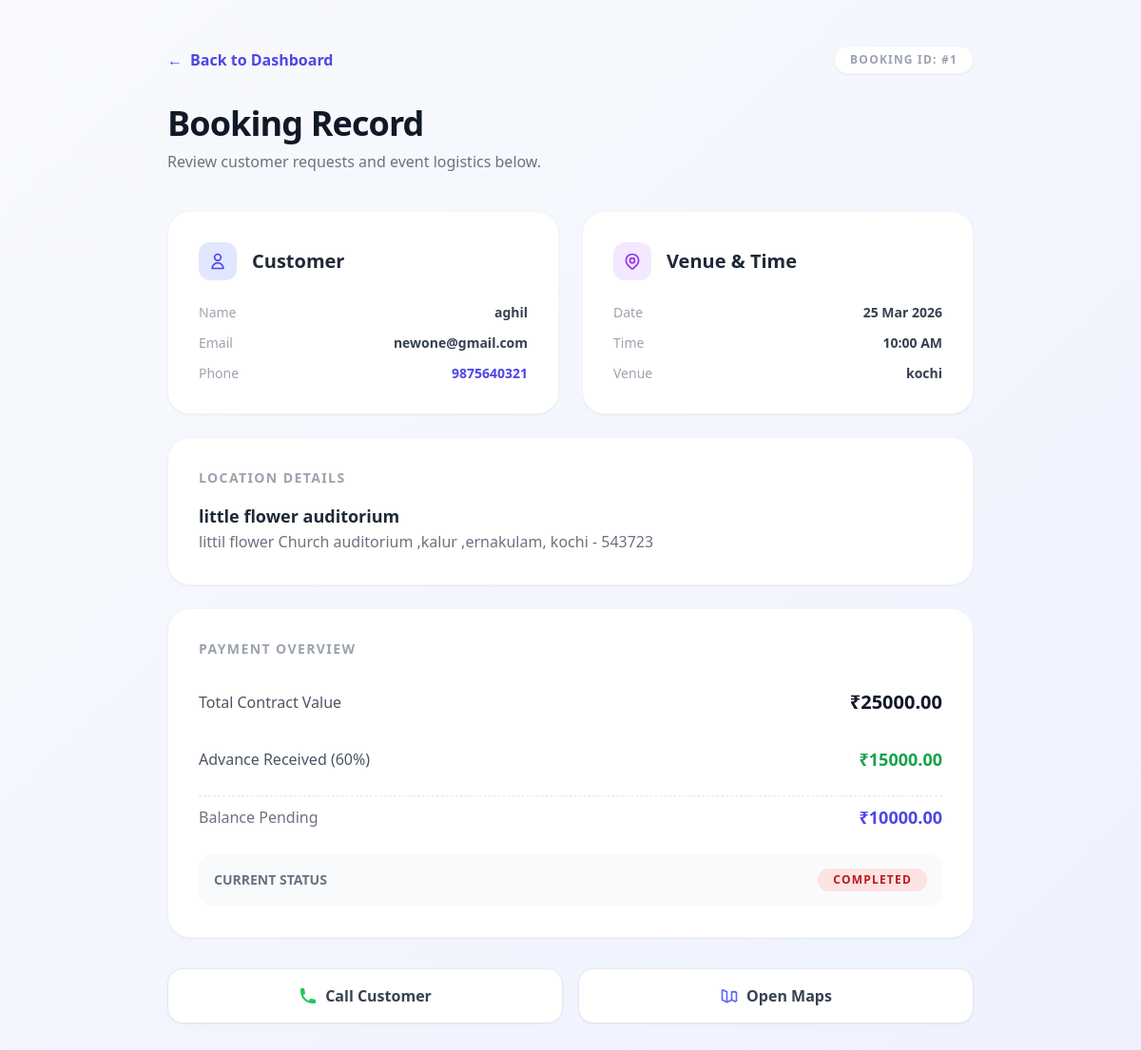
The app's page /booking/1/detail/ (signed in) with its own data.
### core/models.py (models this page shows, shortened)
class Booking(models.Model):
    STATUS_CHOICES = (
        ('pending', 'Pending'),
        ('confirmed', 'Advance Paid'),
        ('completed', 'Event Completed'),
        ('released', 'Paid to Vendor'),
        ('disputed', 'Disputed'),
        ('cancelled', 'Cancelled'),
    )
    customer = models.ForeignKey(User, on_delete=models.CASCADE)
    vendor = models.ForeignKey(Vendor, on_delete=models.CASCADE)
    event_datetime = models.DateTimeField()
    event_venue_name = models.CharField(max_length=255)
    event_address = models.TextField()
    event_city = models.CharField(max_length=100)
    event_pincode = models.CharField(max_length=10)
    pickup_location = models.CharField(max_length=255, null=True, blank=True)
    drop_location = models.CharField(max_length=255, null=True, blank=True)
    selected_vehicle = models.ForeignKey(VendorVehicle, on_delete=models.SET_NULL, null=True, blank=True)
    estimated_kilometers = models.PositiveIntegerField(null=True, blank=True)
    customer_phone = models.CharField(max_length=15, null=True, blank=True)
    guest_count = models.PositiveIntegerField(null=True, blank=True)
    food_type_selected = models.CharField(max_length=100, null=True, blank=True)
    total_amount = models.DecimalField(max_digits=10, decimal_places=2)
    advance_amount = models.DecimalField(max_digits=10, decimal_places=2, default=0)
    balance_amount = models.DecimalField(max_digits=10, decimal_places=2, default=0)
    advance_order_id = models.CharField(max_length=200, null=True, blank=True)
    balance_order_id = models.CharField(max_length=200, null=True, blank=True)
    advance_payment_id = models.CharField(max_length=255, blank=True, null=True)
    balance_payment_id = models.CharField(max_length=255, blank=True, null=True)
    advance_paid = models.BooleanField(default=False)
    balance_paid = models.BooleanField(default=False)
    status = models.CharField(max_length=20, choices=STATUS_CHOICES, default="pending")
    withdraw_requested = models.BooleanField(default=False)
    refund_amount = models.DecimalField(max_digits=10, decimal_places=2, default=Decimal('0.00'))
    advance_released = models.BooleanField(default=False)
    balance_released = models.BooleanField(default=False)
    payout_released = models.BooleanField(default=False)
    payout_date = models.DateTimeField(null=True, blank=True)

class User(AbstractUser):
    ROLE_CHOICES = (
        ('customer', 'Customer'),
        ('vendor', 'Vendor'),
        ('admin', 'Admin'),
    )
    role = models.CharField(max_length=10, choices=ROLE_CHOICES, default='customer')
    phone = models.CharField(max_length=15, unique=True, null=True, blank=True)
    email = models.EmailField(unique=True)

### core/views.py (the view)
# urls.py: path('booking/<int:booking_id>/detail/', views.booking_detail, name='booking_detail'),
@login_required
def booking_detail(request, booking_id):
    booking = get_object_or_404(Booking, id=booking_id)
    return render(request, "booking_detail.html", {
        "booking": booking
    })

### templates/booking_detail.html (shortened to what this page needs)
<!DOCTYPE html>
<html lang="en">
<head>
    <script src="https://cdn.tailwindcss.com"></script>
</head>
<body class="bg-gradient-to-br from-slate-50 to-indigo-50 min-h-screen font-sans antialiased">
<div class="max-w-4xl mx-auto p-6 lg:py-12">
    <div class="flex items-center justify-between mb-8">
        <a href="{% url 'vendor_dashboard' %}"
           class="flex items-center text-indigo-600 font-bold hover:text-indigo-800 transition-all group">
            <span class="mr-2 transform group-hover:-translate-x-1 transition-transform">←</span>
            Back to Dashboard
        </a>
        <span class="px-4 py-1.5 bg-white rounded-full shadow-sm text-xs font-bold uppercase tracking-widest text-gray-400 border border-gray-100">
            Booking ID: #{{ booking.id }}
        </span>
    </div>
    <div class="mb-10">
        <h1 class="text-4xl font-black text-gray-900 tracking-tight">Booking Record</h1>
        <p class="text-gray-500 mt-2 font-medium">Review customer requests and event logistics below.</p>
    </div>
    <div class="grid grid-cols-1 md:grid-cols-2 gap-6">
        <div class="bg-white rounded-3xl shadow-sm p-8 border border-gray-100 hover:shadow-md transition-shadow">
            <div class="flex items-center mb-6">
                <div class="w-10 h-10 bg-indigo-100 rounded-xl flex items-center justify-center mr-4">
                    <svg class="w-5 h-5 text-indigo-600" fill="none" stroke="currentColor" viewBox="0 0 24 24"><path stroke-linecap="round" stroke-linejoin="round" stroke-width="2" d="M16 7a4 4 0 11-8 0 4 4 0 018 0zM12 14a7 7 0 00-7 7h14a7 7 0 00-7-7z"></path></svg>
                </div>
                <h2 class="text-xl font-bold text-gray-800">Customer</h2>
            </div>
            <div class="space-y-3">
                <p class="flex justify-between text-sm"><span class="text-gray-400">Name</span> <span class="font-bold text-gray-700">{{ booking.customer.get_full_name|default:booking.customer.username }}</span></p>
                <p class="flex justify-between text-sm"><span class="text-gray-400">Email</span> <span class="font-bold text-gray-700">{{ booking.customer.email }}</span></p>
                <p class="flex justify-between text-sm"><span class="text-gray-400">Phone</span> <span class="font-bold text-indigo-600">{{ booking.customer_phone|default:booking.customer.phone }}</span></p>
            </div>
        </div>
        <div class="bg-white rounded-3xl shadow-sm p-8 border border-gray-100 hover:shadow-md transition-shadow">
            <div class="flex items-center mb-6">
                <div class="w-10 h-10 bg-purple-100 rounded-xl flex items-center justify-center mr-4">
                </div>
                <h2 class="text-xl font-bold text-gray-800">Venue & Time</h2>
            </div>
            <div class="space-y-3">
                <p class="flex justify-between text-sm"><span class="text-gray-400">Date</span> <span class="font-bold text-gray-700">{{ booking.event_datetime|date:"d M Y" }}</span></p>
                <p class="flex justify-between text-sm"><span class="text-gray-400">Time</span> <span class="font-bold text-gray-700">{{ booking.event_datetime|date:"h:i A" }}</span></p>
                <p class="flex justify-between text-sm"><span class="text-gray-400">Venue</span> <span class="font-bold text-gray-700">{{ booking.event_city }}</span></p>
            </div>
        </div>
        <div class="bg-white rounded-3xl shadow-sm p-8 border border-gray-100 md:col-span-2">
            <h3 class="text-sm font-bold text-gray-400 uppercase tracking-widest mb-4">Location Details</h3>
            <p class="text-lg font-bold text-gray-800">{{ booking.event_venue_name }}</p>
            <p class="text-gray-500 leading-relaxed">{{ booking.event_address }}, {{ booking.event_city }} - {{ booking.event_pincode }}</p>
        </div>
        <div class="bg-white rounded-3xl shadow-sm p-8 border border-gray-100 md:col-span-2">
            <h3 class="text-sm font-bold text-gray-400 uppercase tracking-widest mb-6">Payment Overview</h3>
            <div class="space-y-4">
                <div class="flex justify-between items-center py-2">
                    <span class="text-gray-600">Total Contract Value</span>
                    <span class="text-xl font-bold text-gray-900">₹{{ booking.total_amount }}</span>
                </div>
                <div class="flex justify-between items-center py-2">
                    <span class="text-gray-600">Advance Received (60%)</span>
                    <span class="text-lg font-bold text-green-600">₹{{ booking.advance_amount }}</span>
                </div>
                <div class="flex justify-between items-center py-2 border-t border-dashed">
                    <span class="text-gray-500">Balance Pending</span>
                    <span class="text-lg font-bold text-indigo-600">₹{{ booking.balance_amount }}</span>
                </div>
                <div class="mt-6 flex items-center justify-between bg-gray-50 p-4 rounded-2xl">
                    <span class="text-sm font-bold text-gray-500 uppercase">Current Status</span>
                    <span class="px-4 py-1 rounded-full text-xs font-black uppercase tracking-widest
                        {% if booking.status == 'confirmed' %} bg-blue-100 text-blue-700
                        {% elif booking.status == 'released' %} bg-green-100 text-green-700
                        {% elif booking.status == 'pending' %} bg-yellow-100 text-yellow-700
                        {% else %} bg-red-100 text-red-700 {% endif %}">
                        {{ booking.status|title }}
                    </span>
                </div>
            </div>
        </div>
    </div>
    <div class="mt-8 grid grid-cols-2 gap-4">
        <a href="tel:{{ booking.customer_phone|default:booking.customer.phone }}"
           class="flex items-center justify-center bg-white border border-gray-200 py-4 rounded-2xl font-bold text-gray-700 hover:bg-gray-50 transition shadow-sm">
            <svg class="w-5 h-5 mr-2 text-green-500" fill="currentColor" viewBox="0 0 20 20"><path d="M2 3a1 1 0 011-1h2.153a1 1 0 01.986.836l.74 4.435a1 1 0 01-.54 1.06l-1.548.773a11.037 11.037 0 006.105 6.105l.774-1.548a1 1 0 011.059-.54l4.435.74a1 1 0 01.836.986V17a1 1 0 01-1 1h-2C7.82 18 2 12.18 2 5V3z"></path></svg>
            Call Customer
        </a>
        <a href="https://www.google.com/maps/search/?api=1&query={{ booking.event_address|urlencode }},{{ booking.event_city|urlencode }}" target="_blank"
           class="flex items-center justify-center bg-white border border-gray-200 py-4 rounded-2xl font-bold text-gray-700 hover:bg-gray-50 transition shadow-sm">
            Open Maps
        </a>
    </div>
</div>
</body>
</html>

### records on screen
Booking: id "1", customer.get_full_name "aghil", customer.email "newone@gmail.com", customer_phone "9875640321", event_datetime "25 Mar 2026", event_datetime "10:00 AM", event_city "kochi", event_venue_name "little flower auditorium", event_address "littil flower Church auditorium ,kalur ,ernakulam", event_pincode "543723", total_amount "25000.00", advance_amount "15000.00", balance_amount "10000.00", status "COMPLETED"
